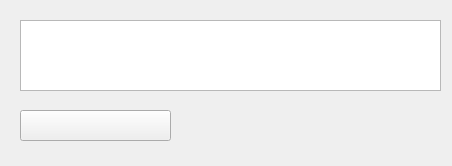
<?xml version="1.0" encoding="UTF-8"?>
<ui version="4.0">
 <class>Form</class>
 <widget class="QWidget" name="Form">
  <property name="geometry">
   <rect>
    <x>0</x>
    <y>0</y>
    <width>452</width>
    <height>166</height>
   </rect>
  </property>
  <property name="windowTitle">
   <string>Form</string>
  </property>
  <widget class="QPushButton" name="refreshButton">
   <property name="geometry">
    <rect>
     <x>20</x>
     <y>110</y>
     <width>151</width>
     <height>31</height>
    </rect>
   </property>
   <property name="text">
    <string/>
   </property>
  </widget>
  <widget class="QTableWidget" name="tableWidget">
   <property name="geometry">
    <rect>
     <x>20</x>
     <y>20</y>
     <width>421</width>
     <height>71</height>
    </rect>
   </property>
  </widget>
 </widget>
 <resources/>
 <connections/>
</ui>
